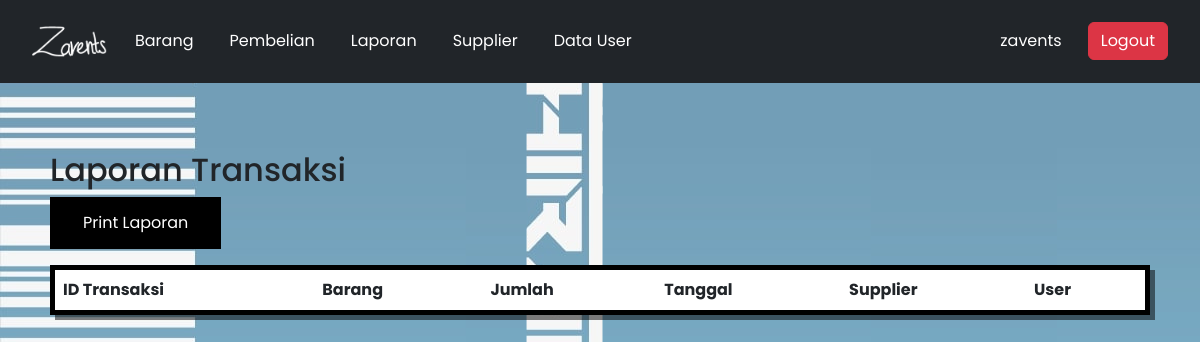
/laporan.php (signed in), run on an earlier commit of the app's database.
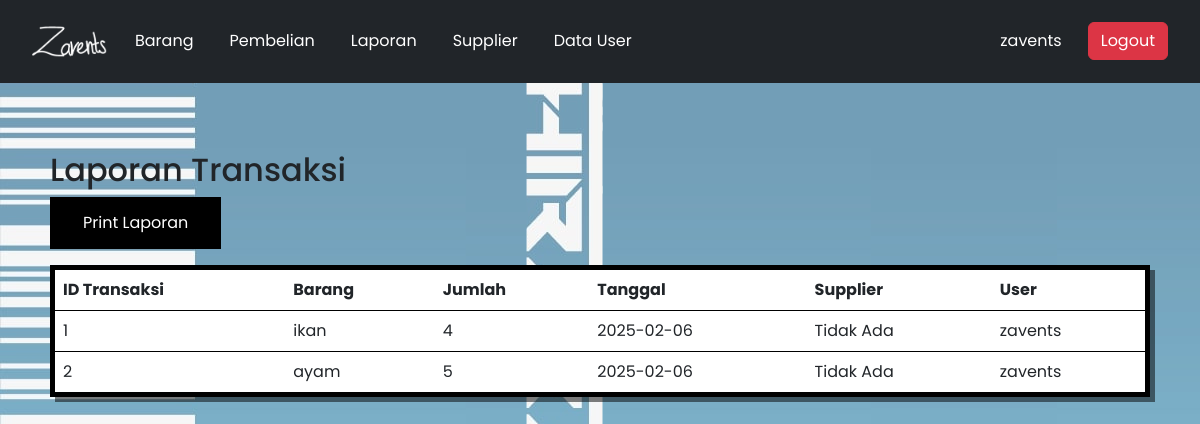
And on a later commit of the database.
### tables this page shows
CREATE TABLE `laporan_inventaris` (
  `id_laporan` int(12) NOT NULL,
  `id_barang` int(12) NOT NULL,
  `id_user` int(12) NOT NULL,
  `tipe_aktivitas` enum('pembelian','penjualan') NOT NULL,
  `jumlah` int(24) NOT NULL,
  `tanggal` date NOT NULL
);

CREATE TABLE `barang` (
  `id_barang` int(12) NOT NULL,
  `id_supplier` int(12) NOT NULL,
  `nama_barang` varchar(255) NOT NULL,
  `harga_barang` int(24) NOT NULL,
  `stok` int(24) NOT NULL
);

CREATE TABLE `users` (
  `id_user` int(12) NOT NULL,
  `username` varchar(255) NOT NULL,
  `name` varchar(255) NOT NULL,
  `password` varchar(255) NOT NULL,
  `level` enum('administrator','petugas') NOT NULL
);

### laporan.php (the view, shortened to what this page needs)
<?php
$host = "localhost";
$user = "root";
$password = "";
$database = "inventaris";
$koneksi = new mysqli($host, $user, $password, $database);
$logs = $koneksi->query("SELECT * FROM laporan_inventaris ORDER BY tanggal DESC");
?>
<!DOCTYPE html>
<html lang="en">
<head>
    <link href="https://cdn.jsdelivr.net/npm/bootstrap@5.3.0/dist/css/bootstrap.min.css" rel="stylesheet">
</head>
<body style="background-image:url(./img/bg.png)">
<?php include 'navbar.php'; ?>
    <div class="container mt-5">
        <h2>Laporan Transaksi</h2>
        <button class="button  mb-3" onclick="printTable()">Print Laporan</button>
        <table class="table" id="reportTable" onmouseover="this.style.borderColor='rgb(0, 162, 255)'" onmouseout="this.style.borderColor='rgb(0, 0, 0)'">
            <thead>
                <tr>
                    <th>ID Transaksi</th>
                    <th>Barang</th>
                    <th>Jumlah</th>
                    <th>Tanggal</th>
                    <th>Supplier</th>
                    <th>User</th>
                </tr>
            </thead>
            <tbody>
                <?php
                while ($log = $logs->fetch_assoc()) {
                    $barang_query = $koneksi->prepare("SELECT nama_barang FROM barang WHERE id_barang = ?");
                    $barang_query->bind_param("i", $log['id_barang']);
                    $barang_query->execute();
                    $barang_result = $barang_query->get_result();
                    $barang = $barang_result->fetch_assoc();
                    $user_query = $koneksi->prepare("SELECT username FROM users WHERE id_user = ?");
                    $user_query->bind_param("i", $log['id_user']);
                    $user_query->execute();
                    $user_result = $user_query->get_result();
                    $user = $user_result->fetch_assoc();
                    $supplier_name = "Tidak Ada";
                ?>
                    <tr>
                        <td><?= $log['id_laporan'] ?></td>
                        <td><?= $barang['nama_barang'] ?></td>
                        <td><?= $log['jumlah'] ?></td>
                        <td><?= $log['tanggal'] ?></td>
                        <td><?= $supplier_name ?></td>
                        <td><?= $user['username'] ?></td>
                    </tr>
                <?php } ?>
            </tbody>
        </table>
    </div>
</body>
</html>

What changed in the data, as far as the page shows it:
added laporan_inventaris: id_laporan "1", id_barang.nama_barang "ikan", jumlah "4", tanggal "2025-02-06", supplier_name "Tidak Ada", id_user.username "zavents"
added laporan_inventaris: id_laporan "2", id_barang.nama_barang "ayam", jumlah "5", tanggal "2025-02-06", supplier_name "Tidak Ada", id_user.username "zavents"
